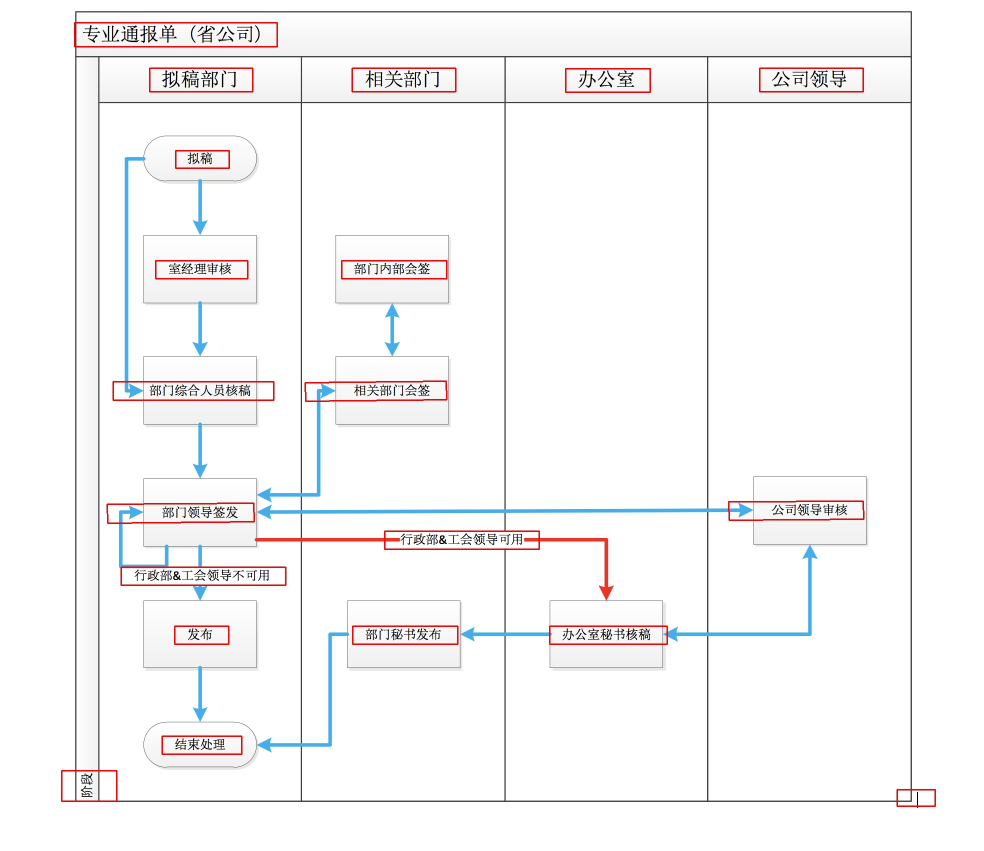
#> input picture image/111.jpg, 1968 x 1702 px (shown at 1/2 size)
$ python GetNodeLocal.py image/111.jpg   (older library calls are emulated)
#> lines starting #> are read from the running program, lines starting #| are printed output that depends on the picture; after the words box and inside, x2 and y2 are one past the last pixel; in counts of white or black regions, pixels touching at a corner belong together
#> further down, im is the input picture: PIL image 1968x1702 RGB; mean R, G, B 247.3, 246, 246.5
#> in detect, `gray = cv2.cvtColor(img, cv2.COLOR_BGR2GRAY)`:
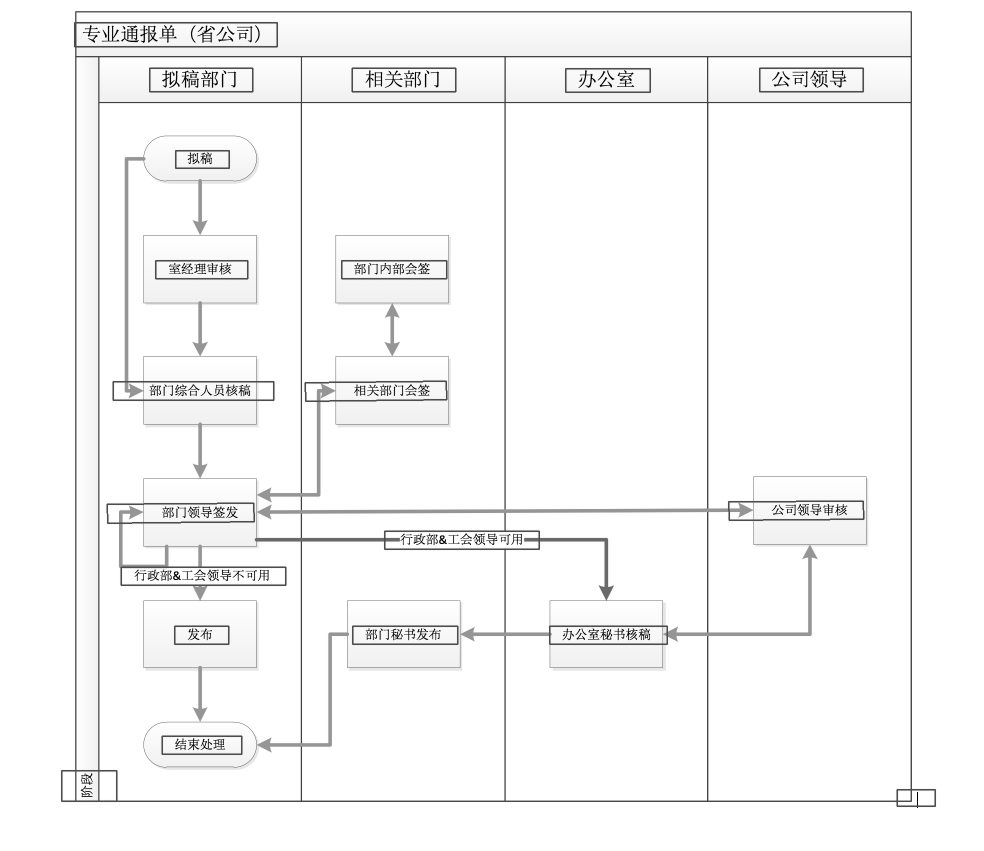
#> gray: shape (1702, 1968) (shown at 1/2 size); min 0, max 255, mean 246.5
#!/usr/bin/env python
# coding:utf8

import cv2
import numpy as np
from PIL import Image
from PIL import  ImageOps
import sys
import re

import os
os.environ['NLS_LANG'] = 'SIMPLIFIED CHINESE_CHINA.UTF8'
try:
    from pyocr import pyocr
    from PIL import Image
except ImportError:
    print('模块导入错误,请使用pip安装,pytesseract依赖以下库：')
    print('http://www.lfd.uci.edu/~gohlke/pythonlibs/#pil')
    print('http://code.google.com/p/tesseract-ocr/')
    raise SystemExit

ocr_area = 1500

def preprocess(gray):
    # 1. Sobel算子，x方向求梯度 索贝尔算子主要用作边缘检测
    sobel = cv2.Sobel(gray, cv2.CV_8U, 1, 0, ksize=3)
    # 2. 图像二值化 彩色图像： 有blue，green，red三个通道，取值范围均为0-255; 灰度图：只有一个通道0-255，所以一共有256种颜色; 二值图像：只有两种颜色，黑色和白色
    ret, binary = cv2.threshold(sobel, 0, 255, cv2.THRESH_OTSU + cv2.THRESH_BINARY)
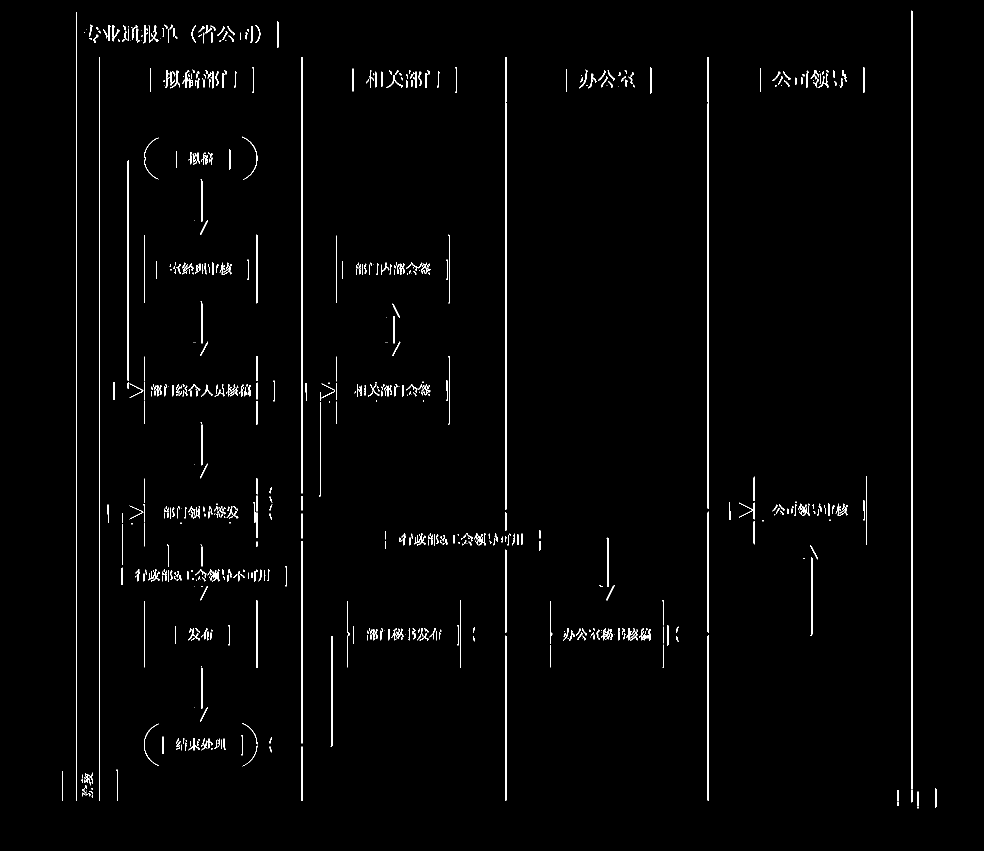
#> binary: shape (1702, 1968) (shown at 1/2 size); 1.5% white in thin lines or dots, all inside (x1, y1, x2, y2) = (124, 21, 1873, 1617)
#> ret = 121

    # 3. 核函数 核函数的作用就是隐含着一个从低维空间到高维空间的映射，而这个映射可以把低维空间中线性不可分的两类点变成线性可分的。
    element1 = cv2.getStructuringElement(cv2.MORPH_RECT, (30, 9))
    element2 = cv2.getStructuringElement(cv2.MORPH_RECT, (24, 6))

    # https://www.cnblogs.com/angle6-liu/p/10704970.html
    # 4. 膨胀一次，让轮廓突出 该公式表示用B来对图像A进行膨胀处理，其中B是一个卷积模板或卷积核，其形状可以为正方形或圆形，通过模板B与图像A进行卷积计算，扫描图像中的每一个像素点，用模板元素与二值图像元素做“与”运算，如果都为0，那么目标像素点为0，否则为1。从而计算B覆盖区域的像素点最大值，并用该值替换参考点的像素值实现膨胀。下图是将左边的原始图像A膨胀处理为右边的效果图A⊕B。
    dilation = cv2.dilate(binary, element2, iterations=1)
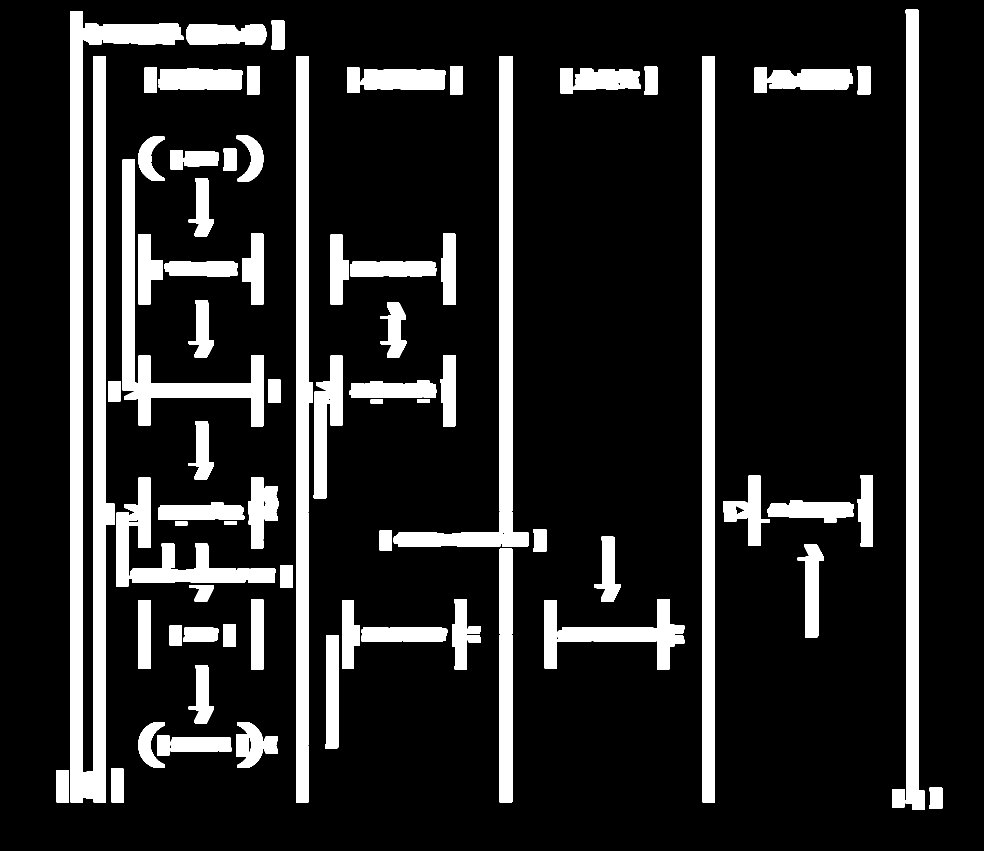
#> dilation: shape (1702, 1968) (shown at 1/2 size); 15.1% white; 87 white regions, largest, box (x1, y1, x2, y2) and area: (141, 22, 367, 1605) 86377, (1811, 19, 1849, 1620) 40362, (1404, 112, 1430, 1605) 38809

    # 5. 腐蚀一次，去掉细节，如表格线等。注意这里去掉的是竖直的线, 该公式表示图像A用卷积模板B来进行腐蚀处理，通过模板B与图像A进行卷积计算，得出B覆盖区域的像素点最小值，并用这个最小值来替代参考点的像素值。如图所示，将左边的原始图像A腐蚀处理为右边的效果图A-B。
    erosion = cv2.erode(dilation, element1, iterations=1)
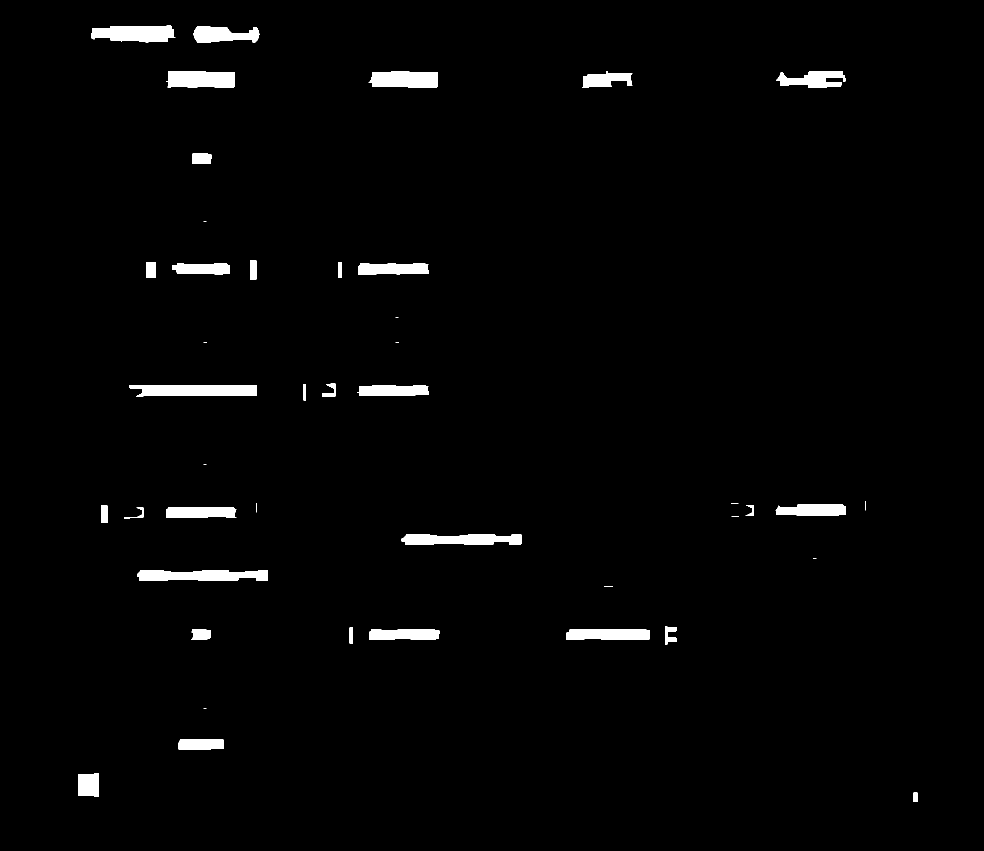
#> erosion: shape (1702, 1968) (shown at 1/2 size); 1.9% white; 43 white regions (12 under 20 px), largest, box (x1, y1, x2, y2) and area: (259, 770, 513, 793) 5064, (275, 1140, 536, 1162) 4801, (182, 51, 351, 85) 4424

    # 6. 再次膨胀，让轮廓明显一些
    dilation2 = cv2.dilate(erosion, element2, iterations=3)
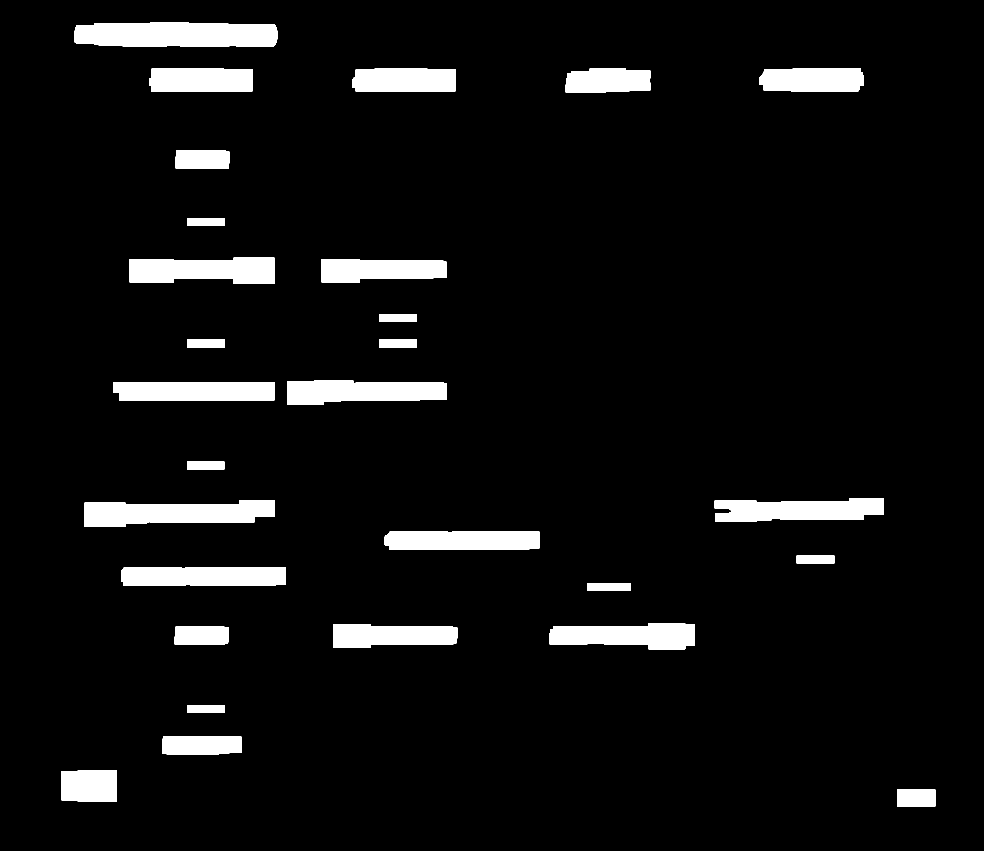
#> dilation2: shape (1702, 1968) (shown at 1/2 size); 6.2% white; 28 white regions

    # [5 lines of commented-out code are left out]

    return dilation2


def findTextRegion(img):
    region = []

    # 1. 查找轮廓
    contours, hierarchy = cv2.findContours(img, cv2.RETR_TREE, cv2.CHAIN_APPROX_SIMPLE)
#> contours = 28 contours; largest, box (x1, y1, x2, y2) and area: (149, 45, 555, 94) 18160, (169, 1000, 549, 1054) 14772, (259, 515, 549, 568) 12534, (574, 761, 894, 810) 12456, (1429, 996, 1768, 1043) 12225

    # 2. 筛选那些面积小的
    for i in range(len(contours)):
        cnt = contours[i]
        # 计算该轮廓的面积
        area = cv2.contourArea(cnt)

        # 面积小的都筛选掉
        if (area < ocr_area):
            continue

        # 轮廓近似，作用很小
        epsilon = 0.001 * cv2.arcLength(cnt, True)
        approx = cv2.approxPolyDP(cnt, epsilon, True)

        # 找到最小的矩形，该矩形可能有方向
        rect = cv2.minAreaRect(cnt)

        # box是四个点的坐标
        box = cv2.boxPoints(rect)
        box = np.int0(box)

        #print(box)

        # 计算高和宽
        height = abs(box[0][1] - box[2][1])
        width = abs(box[0][0] - box[2][0])

        # 筛选那些太细的矩形，留下扁的
        if (height > width * 1.2 or height <= 15):
            continue

        region.append(box)
#> this loop made 28 passes
#> (area, epsilon, rect, box, height, width) on passes 2, 3, 5, 6, 7: (6615, 0.341, ((178, 1571.5), (61, 110), -90), [[233, 1602], [123, 1602], [123, 1541], [233, 1541]], 61, 110), (5532.5, 0.385, ((403.5, 1490), (36, 159), -90), [[483, 1508], [324, 1508], [324, 1472], [483, 1472]], 36, 159), (3804.5, 0.283, ((403, 1270), (36, 108), -90), [[457, 1288], [349, 1288], [349, 1252], [457, 1252]], 36, 108), (9644, 0.584, ((790.5, 1272), (46, 249), -90), [[915, 1295], [666, 1295], [666, 1249], [915, 1249]], 46, 249), (11599.5, 0.68, ((1244, 1272), (52, 290), -90), [[1389, 1298], [1099, 1298], [1099, 1246], [1389, 1246]], 52, 290)
#> (cnt, area) on passes 4, 8, 10, 14, 17, 18: ([[374, 1410], [374, 1425], [448, 1425], [448, 1410]], 1110), ([[1175, 1166], [1175, 1181], [1261, 1181], [1261, 1166]], 1290), ([[1593, 1111], [1593, 1126], [1668, 1126], [1668, 1111]], 1125), ([[374, 923], [374, 938], [448, 938], [448, 923]], 1110), ([[758, 679], [758, 694], [833, 694], [833, 679]], 1125), ([[374, 679], [374, 694], [449, 694], [449, 679]], 1125)
#> after the loop, region = 20 items

    return region


def detect(img,im,path):
    # 1.  转化成灰度图
    gray = cv2.cvtColor(img, cv2.COLOR_BGR2GRAY)
    #gray = cv2.cvtColor(img,cv2.COLOR_BAYER_RG2RGB)
    #gray = cv2.imread(img, cv2.COLOR_BGR2GRAY)
    #cv2.imwrite("gray.png",gray)

    # 2. 形态学变换的预处理，得到可以查找矩形的图片
    dilation = preprocess(gray)

    # 3. 查找和筛选文字区域
    region = findTextRegion(dilation)
#> region = 20 items

    # 4. 用绿线画出这些找到的轮廓
    #a = 0
    # 5.拼接一个json对象
    result= []
    for box in region:
        minleft = min(box[0][0],box[1][0],box[2][0],box[3][0])
        mintop = min(box[0][1],box[1][1],box[2][1],box[3][1])
        maxleft = max(box[0][0],box[1][0],box[2][0],box[3][0])
        maxtop = max(box[0][1],box[1][1],box[2][1],box[3][1])
        box1 = (minleft,mintop,maxleft,maxtop)

        if box[0][0] * box[1][1] * box[2][0] * box[0][1] != 0:
            png = im.crop(box1)
            # a = a + 1
            # png.save('/Users/martin/data/pic/'
            #          +str(a)+'.png')

            res = Imgprint(png)
            if len(res) != 0:
                a={}
                a['name'] = ''.join(res);
                a['top'] = str(box[1][1]);
                a['left'] = str(box[1][0]);
                result.append(a)


        cv2.drawContours(img, [box], 0, (0, 0, 255), 2)
#> this loop made 1 pass
#> (box, minleft, mintop, maxleft, maxtop) on pass 1: ([[1870, 1612], [1794, 1612], [1794, 1579], [1870, 1579]], 1794, 1579, 1870, 1612)
#> pass 1, in detect, `png = im.crop(box1)`:
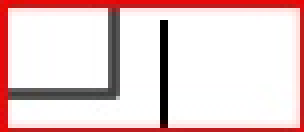
#> png: PIL image 76x33 RGB (shown 4 times larger); mean R, G, B 233.3, 206.8, 206.8
#> after the loop, result = []

    print(result)
    #cv2.namedWindow("img", cv2.WINDOW_NORMAL)
    #cv2.imshow("img", img)

    # 带轮廓的图片
    cv2.imwrite(path.replace("png","jpg",),img)

    #cv2.waitKey(0)
    cv2.destroyAllWindows()


def Imgprint(img):
    tools = pyocr.get_available_tools()[:]
    if len(tools) == 0:
        print("No OCR tool found")
        sys.exit(1)
    #print("Using '%s'" % (tools[0].get_name()))
    #print(tools[0].image_to_string(Image.open('/Users/martin/data/9.png'), lang='chi_sim'))
    res = tools[0].image_to_string(img, lang='chi_sim')
    res = re.findall(r"[\u4e00-\u9fa5]", res, re.S)
    return res
if __name__ == '__main__':

    path = sys.argv[1]
    im = Image.open(path)
    img = cv2.imread(path)

detect(img,im,path)
#> (the call stopped at in Imgprint, `tools = pyocr.get_available_tools()[:]`: pyocr is not available in this run)
